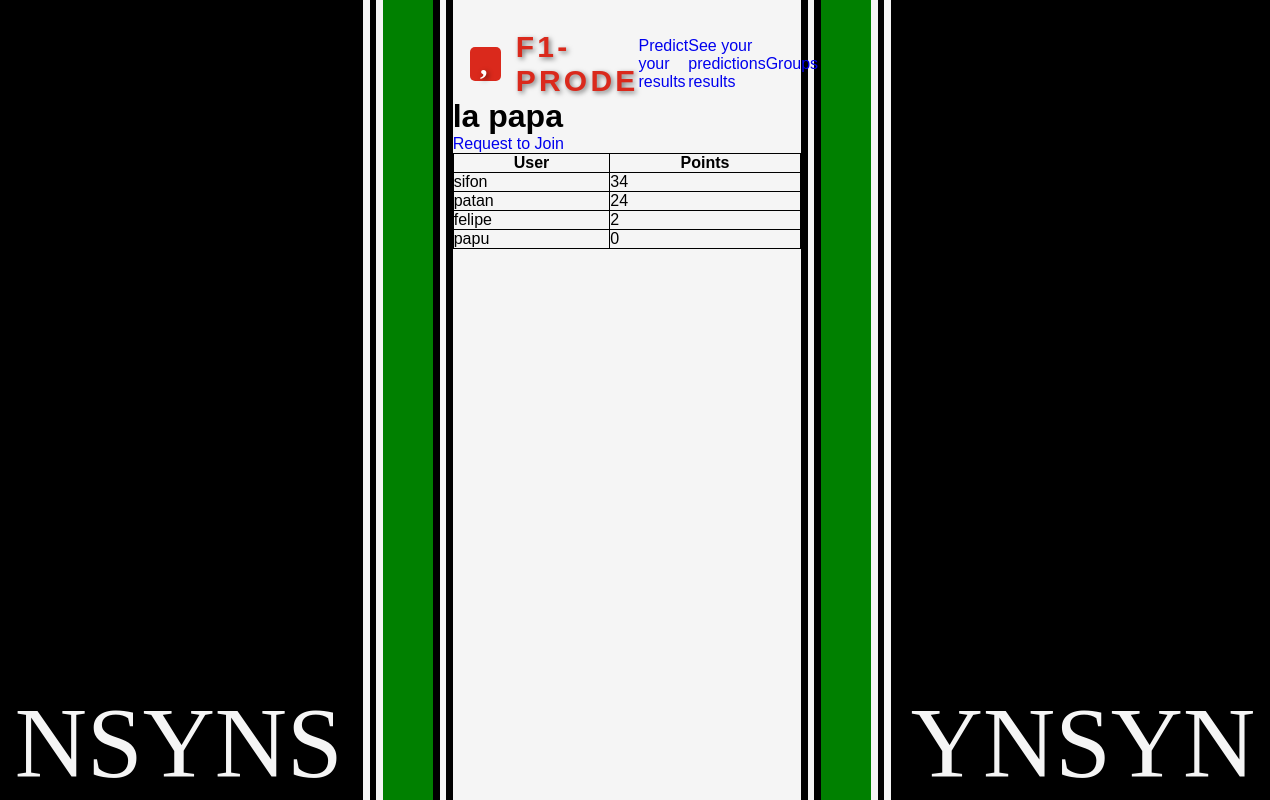
Page /groups/17 on the committed database.
### base/models.py (models this page shows, shortened)
class GroupDetails(models.Model):
    group = models.OneToOneField(Group, on_delete=models.CASCADE)
    host = models.ForeignKey(User, on_delete=models.CASCADE, related_name='created_groups')
    description = models.TextField(max_length=1000)
    participants = models.ManyToManyField(User, related_name='participants', blank=True)

class Profile(models.Model):
    user = models.OneToOneField(User, on_delete=models.CASCADE)
    points = models.IntegerField(default=0)
    successful_predicts = models.IntegerField(default=0)
    almost_predicts = models.IntegerField(default=0)
    class Meta:
        ordering = ['points']

### base/views.py (the view)
# urls.py: path('groups/<str:group_id>', views.view_group, name='view-group-page'),
def view_group(request, group_id):
    group = Group.objects.get(id=group_id)
    group_details = GroupDetails.objects.get(group=group)
    users = [x for x in group_details.participants.all()]
    points_list = []
    users_list = []
    for user in users:
        instance_profile = Profile.objects.get(user=user)
        points_user = instance_profile.points
        points_list.append(points_user)
        points_list.sort()
        users_list.insert(points_list.index(points_user), instance_profile)
    users_list.reverse()
    if request.method == "POST":
        group_details.participants.remove(request.user)
    context = {'group': group_details, 'participants': users_list, 'group_object': group, 'users': users}
    return render(request, 'base_templates/view_group.html', context)

### base/templates/base_templates/view_group.html (shortened to what this page needs)
{% extends 'main.html' %}
{% block content %}
<h1>{{group.group.name}} </h1>
{% if request.user not in users %}
<a href="{% url 'request-group-page' group_object.id %}">Request to Join</a>
{% else %}
<form method="POST">
    {% csrf_token %}
    <input type="submit" value="Leave Group" name="leave" />
</form>
{% endif %}
<table class="ranking-table">
    <tr>
        <th class="border-ranking-table">User</th>
        <th class="border-ranking-table">Points</th>
    </tr>
    {% for person in participants %}
    <tr>
        <td class="border-ranking-table">{{person.user.username}}</td>
        <td class="border-ranking-table">{{person.points}}</td>
    </tr>
    {% endfor %}
</table>
{% endblock content %}

### static/css/style.css (style rules this page uses)
* { margin: 0; padding: 0; box-sizing: border-box; }
a, a:hover { text-decoration: none; }
.theBody { height: 100vh; display: flex; justify-content: center; align-items: center; font-family: Orbitron, sans-serif; background-color: green; }

### base/templates/base_templates/view_group.html (style rules this page uses)
.ranking-table { border: 1px solid black; border-collapse: collapse; }
.border-ranking-table { border: 1px solid black; border-collapse: collapse; }

### rows in the picture
GroupDetails: group.name "la papa"
Profile: user.username "sifon", points "34"
Profile: user.username "patan", points "24"
Profile: user.username "felipe", points "2"
Profile: user.username "papu", points "0"
